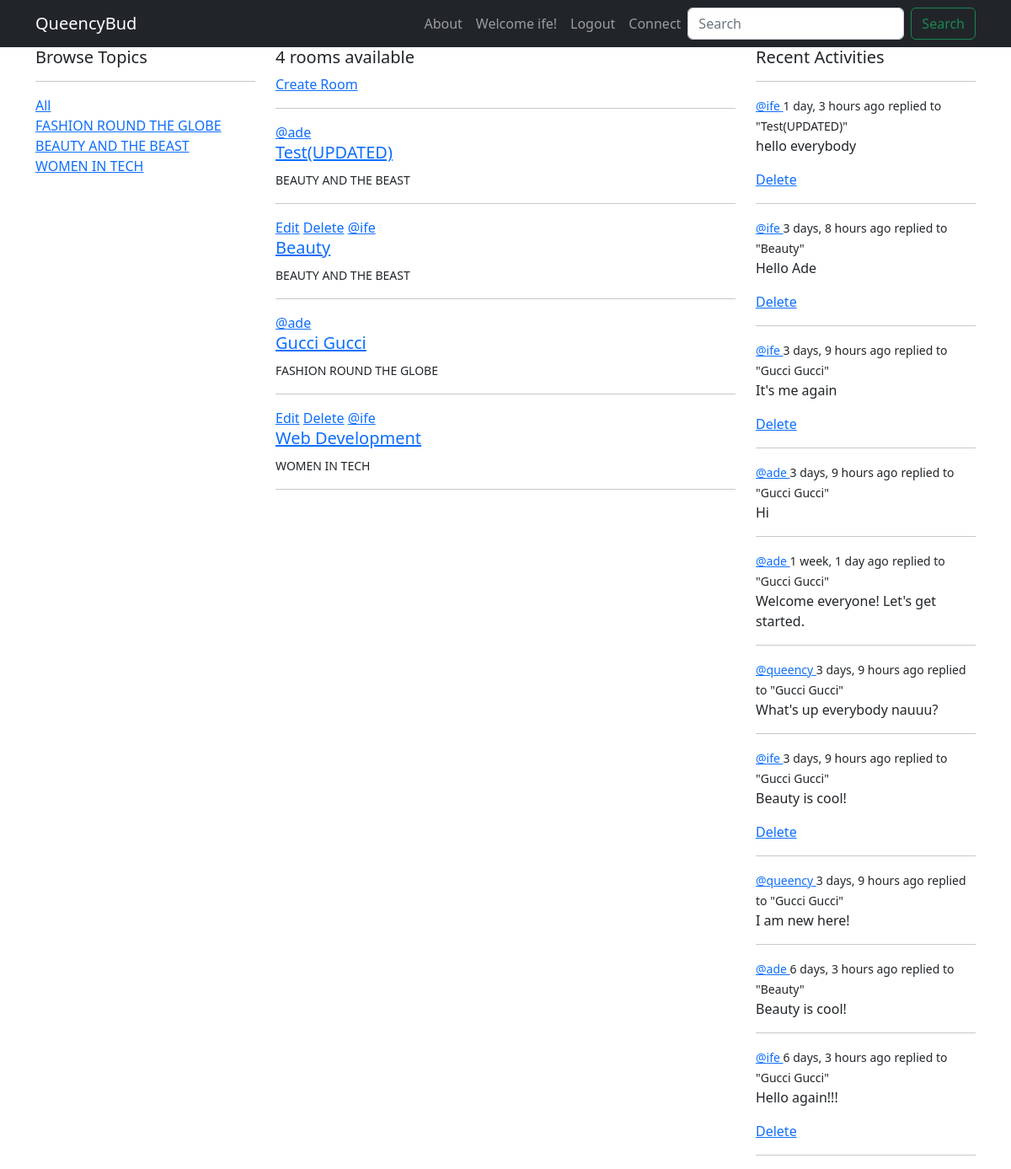
The app's page / (signed in) with its own data.
### base/models.py (models this page shows)
class Topic(models.Model):
    name = models.CharField(max_length=200)
    def __str__(self):
        return self.name

class Room(models.Model):
    host = models.ForeignKey(User, on_delete=models.SET_NULL, null=True)
    topic = models.ForeignKey(Topic, on_delete=models.SET_NULL, null=True)
    name = models.CharField(max_length=200)
    description = models.TextField(blank=True, null=True)
    participants = models.ManyToManyField(User, related_name='participants', blank=True)
    created = models.DateTimeField(auto_now_add=True)
    updated = models.DateTimeField(auto_now=True)
    class Meta:
        ordering = ['-updated', '-created']
    def __str__(self):
        return self.name

class Message(models.Model):
    user = models.ForeignKey(User, on_delete=models.CASCADE)
    room = models.ForeignKey(Room, on_delete=models.CASCADE)
    body = models.TextField()
    created = models.DateTimeField(auto_now_add=True)
    updated = models.DateTimeField(auto_now=True)
    class Meta:
        ordering = ['-updated', '-created']
    def __str__(self):
        return self.body[:50]

### base/views.py (the view)
# urls.py: path('', views.home_page, name='home'),
def home_page(request):
    q = request.GET.get('q') if request.GET.get('q') != None else ''
    topics = Topic.objects.all()
    rooms = Room.objects.filter(Q(name__icontains=q) |
    Q(topic__name__icontains=q) |
    Q(description__icontains=q)
    )
    room_count = rooms.count()
    room_message = Message.objects.filter(Q(room__topic__name__icontains=q) |
    Q(room__name__icontains=q)
    )
    context = {'rooms':rooms, 'topics':topics, 'room_count':room_count, 'room_message':room_message}
    return render(request, 'base/home.html', context)

### base/templates/base/home.html
{% extends 'main.html' %}
{% block content %}
<div class="container">
    <div class="row">
        <div class="col-3">
            <h5>Browse Topics</h5>
            <hr>
            {% include 'base/topics_component.html' %}
        </div>
        <div class="col-6">
            <h5>{{room_count}} rooms available</h5>
            <a href="{% url 'create-room' %}">Create Room</a>
            <hr>
            {% include 'base/room_feed_component.html' %}
        </div>
        <div class="col-3">
            {% include 'base/activity_component.html' %}
        </div>
    </div>
</div>
{% endblock %}

### templates/navbar.html (shortened to what this page needs)
<!DOCTYPE html>
{% load static %}
<html lang="en">
<head>
    <link href="https://cdn.jsdelivr.net/npm/bootstrap@5.2.0-beta1/dist/css/bootstrap.min.css" rel="stylesheet">
    <link rel="stylesheet" href="{% static 'base/styles/main.css' %}">
  </head>
<body>
    <nav class=" navbar navbar-expand-lg navbar-dark bg-dark">
        <div class="container">
            <a class="navbar-brand" href="{% url 'home' %}">QueencyBud</a>
            <div class="collapse navbar-collapse" id="navbarSupportedContent">
                <ul class="navbar-nav ms-auto mb-2 mb-lg-0">
                  <li class="nav-item">
                    <a class="nav-link" href="#">About</a>
                  </li>
                  {% if request.user.is_authenticated %}
                  <li>
                    <a class="nav-link inactive">Welcome {{request.user.username}}!</a>
                  </li>
                  <li class="nav-item">
                    <a class="nav-link" href="{% url 'logout' %}">Logout</a>
                  {% else %}
                  <li class="nav-item">
                    <a class="nav-link" href="{% url 'login' %}">Login</a>
                  </li>
                  {% endif %}
                  <li class="nav-item">
                    <a class="nav-link" href="https://www.facebook.com">Connect</a>
                  </li>
                </ul>
                <form method="get" action="{% url 'home' %}" class="d-flex" role="search">
                  <input class="form-control me-2" name="q" type="search" placeholder="Search" aria-label="Search">
                  <button class="btn btn-outline-success" type="submit">Search</button>
                </form>
            </div>
        </div>
    </nav>
</body>
</html>

### base/templates/base/topics_component.html
<div>
    <a href="{% url 'home' %}">All</a>
</div>
{% for topic in topics %}
<div>
    <a href="{% url 'home' %}?q={{topic.name}}">{{topic.name}}</a>
</div>
{% endfor %}

### base/templates/base/room_feed_component.html
{% for room in rooms %}
                <div>
                    {% if request.user == room.host %}
                    <a href="{% url 'update-room' room.id %}">Edit</a>
                    <a href="{% url 'delete-room' room.id %}">Delete</a>
                    {% endif %}
                    <span><a href="{% url 'user-profile' room.host.id %}">@{{room.host}}</a></span>
                    <h5><a href="{% url 'room' room.id %}">{{room.name}}</a></h5>
                    <small>{{room.topic}}</small>
                    <hr>
                </div>
            {% endfor %}

### base/templates/base/activity_component.html
<h5>Recent Activities</h5>
            <hr>
            {% for message in room_message %}
            <div>
                <small><a href="{% url 'user-profile' message.user.id %}">@{{message.user}} </a>   {{message.created|timesince}} ago</small>
                <small>replied to "{{message.room}}"</small>
                <p>{{message}}</p>
                {% if request.user == message.user %}
                <span><a href="{% url 'delete-home-message' message.id %}">Delete</a></span>
                {% endif %}
                <hr>
            </div>
            {% endfor %}

### records on screen
Topic: name "FASHION ROUND THE GLOBE"
Topic: name "BEAUTY AND THE BEAST"
Topic: name "WOMEN IN TECH"
Room: host "ade", name "Test(UPDATED)", topic "BEAUTY AND THE BEAST"
Room: shows "Edit", host "ife", name "Beauty", topic "BEAUTY AND THE BEAST"
Room: host "ade", name "Gucci Gucci", topic "FASHION ROUND THE GLOBE"
Room: shows "Edit", host "ife", name "Web Development", topic "WOMEN IN TECH"
Message: user "ife", created "1 day, 3 hours", room "Test(UPDATED)", body "hello everybody", shows "Delete"
Message: user "ife", created "3 days, 8 hours", room "Beauty", body "Hello Ade", shows "Delete"
Message: user "ife", created "3 days, 9 hours", room "Gucci Gucci", body "It's me again", shows "Delete"
Message: user "ade", created "3 days, 9 hours", room "Gucci Gucci", body "Hi"
Message: user "ade", created "1 week, 1 day", room "Gucci Gucci", body "Welcome everyone! Let's get started."
Message: user "queency", created "3 days, 9 hours", room "Gucci Gucci", body "What's up everybody nauuu?"
Message: user "ife", created "3 days, 9 hours", room "Gucci Gucci", body "Beauty is cool!", shows "Delete"
Message: user "queency", created "3 days, 9 hours", room "Gucci Gucci", body "I am new here!"
Message: user "ade", created "6 days, 3 hours", room "Beauty", body "Beauty is cool!"
Message: user "ife", created "6 days, 3 hours", room "Gucci Gucci", body "Hello again!!!", shows "Delete"

### other values on screen
{{ request.user.username }} "ife"
{{ room_count }} "4"
